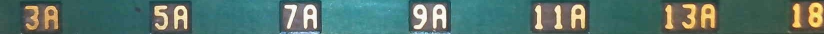
#> input picture Version0.2/Images/rotated_test.jpg, 1648 x 68 px (shown at 1/2 size)
$ jupyter execute --allow-errors 'ocr notebook.ipynb'
#> lines starting #> are read from the running program, lines starting #| are printed output that depends on the picture; after the words box and inside, x2 and y2 are one past the last pixel; in counts of white or black regions, pixels touching at a corner belong together
[cell 1]
import pytesseract
import cv2
import matplotlib.pyplot as plt
import numpy as np

[cell 2]
pytesseract.pytesseract.tesseract_cmd = r'C:\Program Files\Tesseract-OCR\tesseract.exe'

inverse = True
remove_noise = True

thin = True
thin_intensity = 2

thick = False
thick_intensity = 3

#Binarization
def grayscale(image):
    return cv2.cvtColor(image, cv2.COLOR_BGR2GRAY)

#Noise Removal
def noise_removal(image):
    kernel = np.ones((1, 1), np.uint8)
    image = cv2.dilate(image, kernel, iterations=1)
    kernel = np.ones((1, 1), np.uint8)
    image = cv2.erode(image, kernel, iterations=1)
    image = cv2.morphologyEx(image, cv2.MORPH_CLOSE, kernel)
    image = cv2.medianBlur(image, 3)
    return (image)

#Font Thinning
def thin_font(image):
    image = cv2.bitwise_not(image)
    kernel = np.ones((2,2),np.uint8)
    image = cv2.erode(image, kernel, iterations=thin_intensity)
    image = cv2.bitwise_not(image)
    return (image)

#Font Thicking
def thick_font(image):
    image = cv2.bitwise_not(image)
    kernel = np.ones((2,2),np.uint8)
    image = cv2.dilate(image, kernel, iterations=thick_intensity)
    image = cv2.bitwise_not(image)
    return (image)

[cell 3]
img = cv2.imread('Images/rotated_test.jpg')
#> img is the input picture: shape (68, 1648, 3); mean B, G, R 107.4, 115.7, 85.1
img = grayscale(img)
#> in grayscale, `return cv2.cvtColor(image, cv2.COLOR_BGR2GRAY)`:
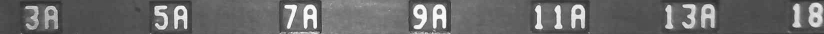
#> returned value: shape (68, 1648) (shown at 1/2 size); min 33, max 255, mean 105.6

if inverse:
    thresh, img = cv2.threshold(img, 210, 230, cv2.THRESH_BINARY_INV)
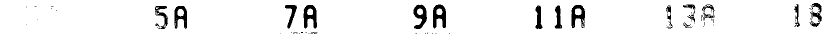
#> img: shape (68, 1648) (shown at 1/2 size); values 0 (black) and 230 (white), 93.8% white; 70 black regions (52 under 20 px), largest, box (x1, y1, x2, y2) and area: (866, 9, 892, 57) 784, (607, 10, 634, 57) 766, (1143, 10, 1170, 56) 720
else:
    thresh, img = cv2.threshold(img, 210, 230, cv2.THRESH_BINARY)

if remove_noise:
    img = noise_removal(img)
#> in noise_removal, `image = cv2.medianBlur(image, 3)`:
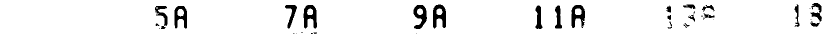
#> image: shape (68, 1648) (shown at 1/2 size); values 0 (black) and 230 (white), 93.9% white; 36 black regions (14 under 20 px), largest, box (x1, y1, x2, y2) and area: (866, 9, 892, 57) 785, (607, 10, 634, 57) 767, (1143, 10, 1170, 56) 725

if thin:
    img = thin_font(img)
#> in thin_font, `image = cv2.bitwise_not(image)`:
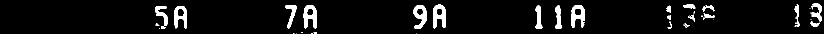
#> image: shape (68, 1648) (shown at 1/2 size); values 25 (black) and 255 (white), 6.1% white; 36 white regions (14 under 20 px), largest, box (x1, y1, x2, y2) and area: (866, 9, 892, 57) 785, (607, 10, 634, 57) 767, (1143, 10, 1170, 56) 725
#> in thin_font, `image = cv2.erode(image, kernel, iterations=thin_intensity)`:
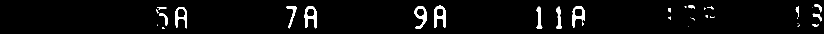
#> image: shape (68, 1648) (shown at 1/2 size); values 25 (black) and 255 (white), 3.6% white; 33 white regions (15 under 20 px), largest, box (x1, y1, x2, y2) and area: (868, 11, 892, 56) 549, (609, 12, 634, 57) 529, (829, 12, 854, 58) 481
#> in thin_font, `image = cv2.bitwise_not(image)`:
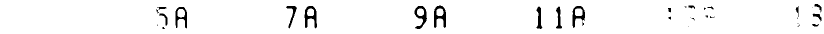
#> image: shape (68, 1648) (shown at 1/2 size); values 0 (black) and 230 (white), 96.4% white; 33 black regions (15 under 20 px), largest, box (x1, y1, x2, y2) and area: (868, 11, 892, 56) 549, (609, 12, 634, 57) 529, (829, 12, 854, 58) 481

if thick:
    img = thick_font(img)

plt.imshow(img,cmap='gray')

#> (the rest of this cell did not finish here and is left out)

$ run again, with Version0.2/Images/test2.jpg copied over Version0.2/Images/rotated_test.jpg
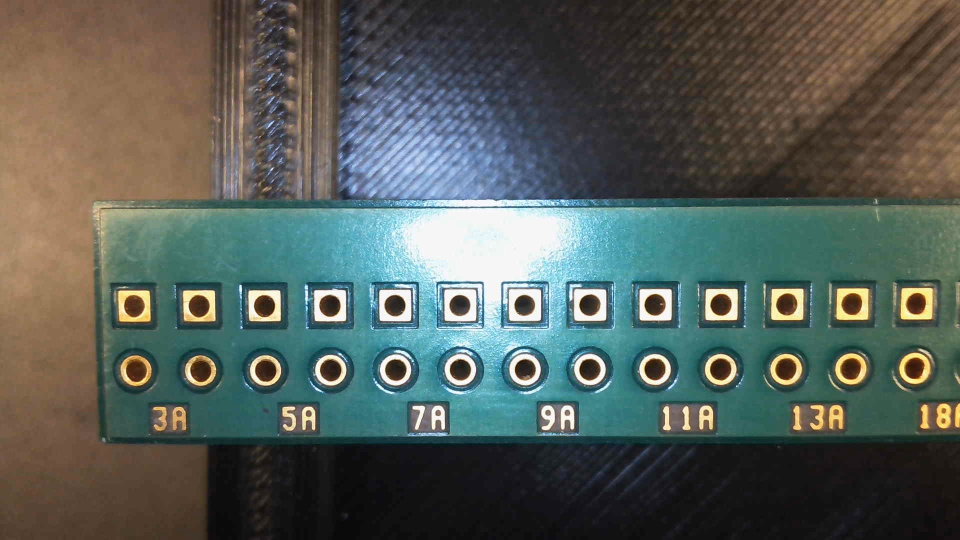
#> input picture Version0.2/Images/test2.jpg, 1920 x 1080 px (shown at 1/2 size)
#> img is the input picture: shape (1080, 1920, 3); mean B, G, R 88, 94, 86.2
#> `thresh, img = cv2.threshold(img, 210, 230, cv2.THRESH_BINARY_INV)`:
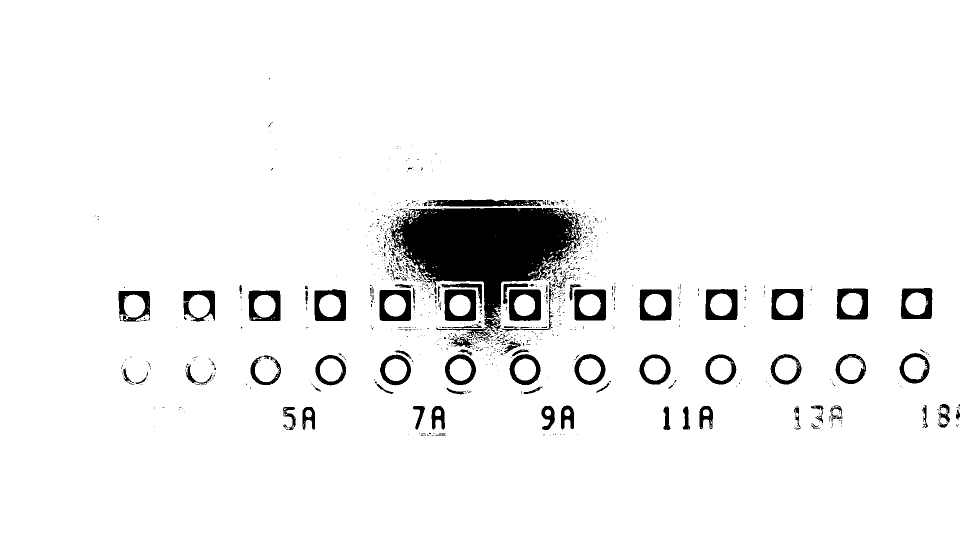
#> img: shape (1080, 1920) (shown at 1/2 size); values 0 (black) and 230 (white), 94.6% white; 962 black regions (834 under 20 px), largest, box (x1, y1, x2, y2) and area: (779, 416, 1165, 668) 47993, (855, 399, 1093, 413) 2568, (1018, 579, 1082, 642) 2514
#> in thin_font, `image = cv2.bitwise_not(image)`:
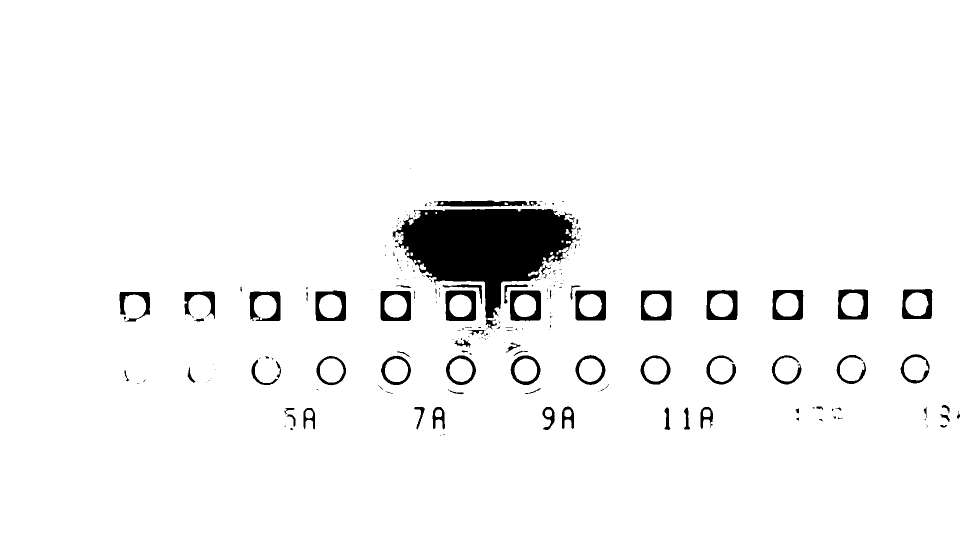
#> image: shape (1080, 1920) (shown at 1/2 size); values 0 (black) and 230 (white), 95.8% white; 227 black regions (155 under 20 px), largest, box (x1, y1, x2, y2) and area: (785, 418, 1159, 659) 44061, (1020, 581, 1082, 642) 2087, (891, 581, 952, 642) 2034

$ run again, with Version0.2/Images/test_image.jpg copied over Version0.2/Images/rotated_test.jpg
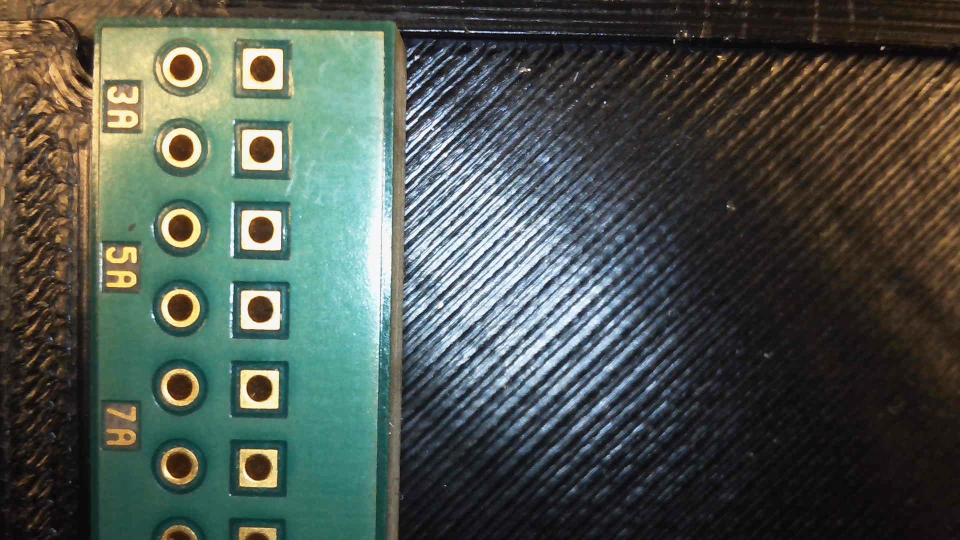
#> input picture Version0.2/Images/test_image.jpg, 1920 x 1080 px (shown at 1/2 size)
#> img is the input picture: shape (1080, 1920, 3); mean B, G, R 78.3, 85.7, 77.5
#> `thresh, img = cv2.threshold(img, 210, 230, cv2.THRESH_BINARY_INV)`:
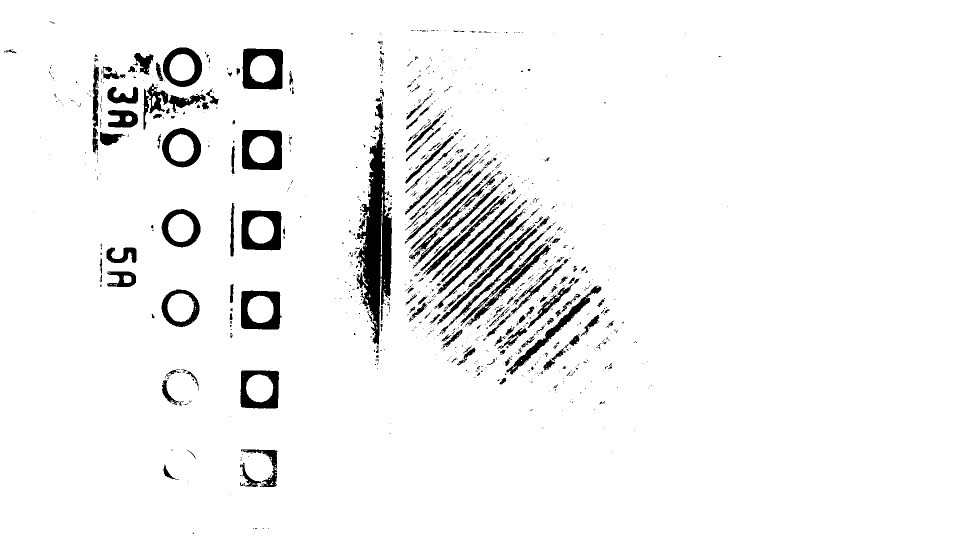
#> img: shape (1080, 1920) (shown at 1/2 size); values 0 (black) and 230 (white), 95% white; 1195 black regions (973 under 20 px), largest, box (x1, y1, x2, y2) and area: (710, 241, 784, 689) 15058, (485, 97, 566, 179) 4151, (484, 260, 564, 340) 4077
#> in thin_font, `image = cv2.bitwise_not(image)`:
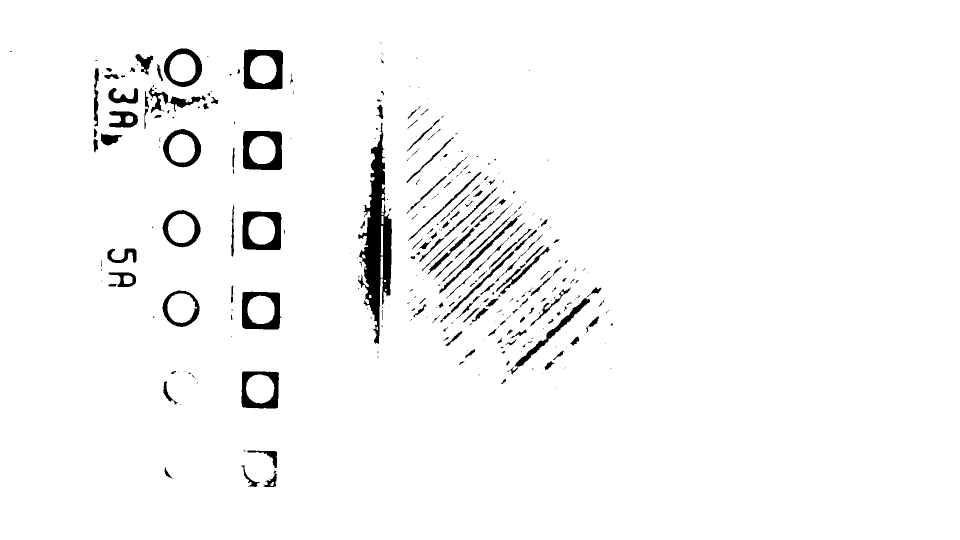
#> image: shape (1080, 1920) (shown at 1/2 size); values 0 (black) and 230 (white), 96.8% white; 359 black regions (210 under 20 px), largest, box (x1, y1, x2, y2) and area: (716, 245, 784, 688) 12618, (487, 99, 566, 179) 3612, (486, 262, 564, 340) 3542

$ run again, with Version0.2/Images/veryveryclose.jpg copied over Version0.2/Images/rotated_test.jpg
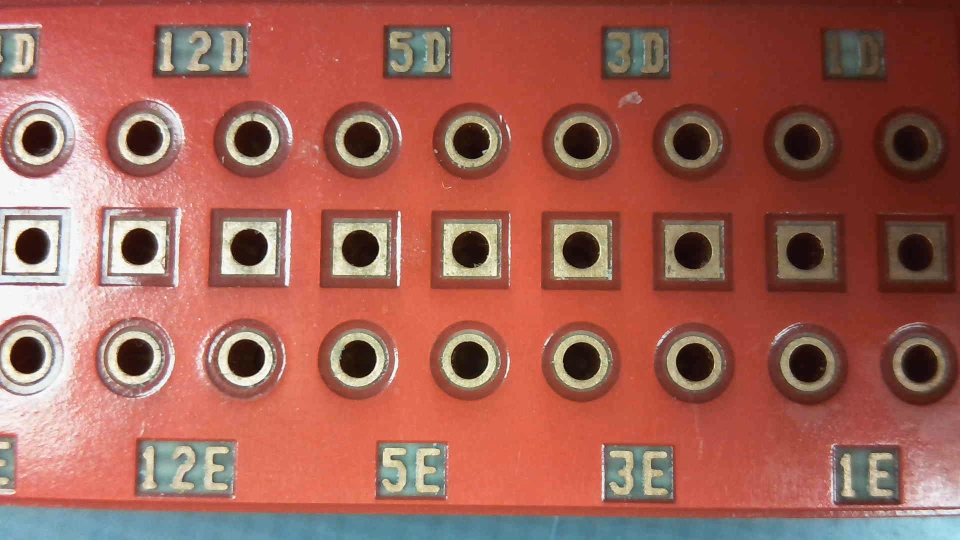
#> input picture Version0.2/Images/veryveryclose.jpg, 1920 x 1080 px (shown at 1/2 size)
#> img is the input picture: shape (1080, 1920, 3); mean B, G, R 86.2, 98, 161.8
#> `thresh, img = cv2.threshold(img, 210, 230, cv2.THRESH_BINARY_INV)`:
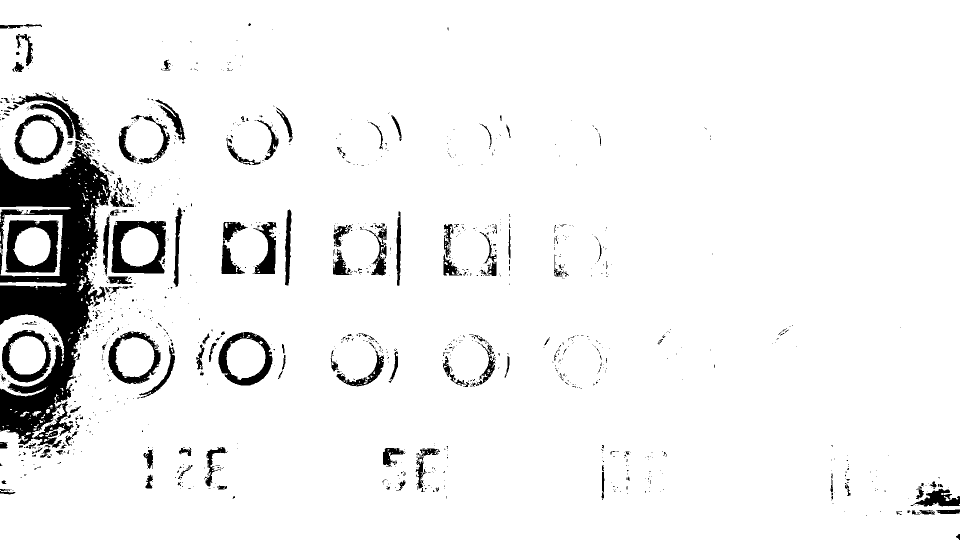
#> img: shape (1080, 1920) (shown at 1/2 size); values 0 (black) and 230 (white), 93.7% white; 1189 black regions (1018 under 20 px), largest, box (x1, y1, x2, y2) and area: (0, 282, 223, 896) 58465, (223, 442, 332, 547) 5928, (11, 440, 117, 545) 5903
#> in thin_font, `image = cv2.bitwise_not(image)`:
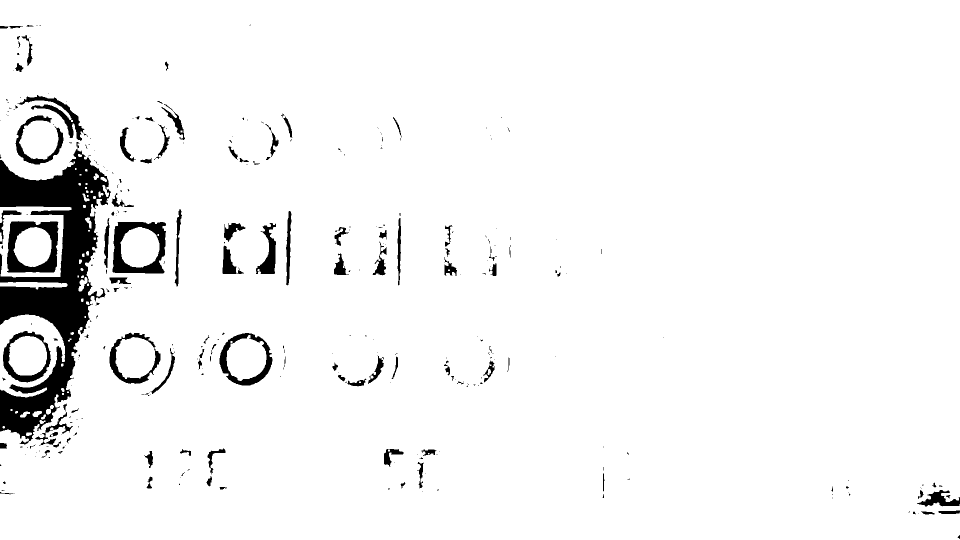
#> image: shape (1080, 1920) (shown at 1/2 size); values 0 (black) and 230 (white), 95.3% white; 323 black regions (216 under 20 px), largest, box (x1, y1, x2, y2) and area: (0, 297, 222, 889) 51071, (14, 442, 117, 545) 5130, (225, 444, 332, 547) 5125
